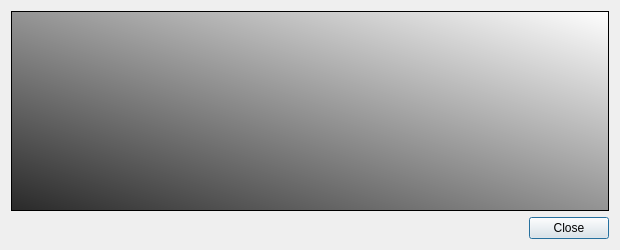
<?xml version="1.0" encoding="UTF-8"?>
<ui version="4.0">
 <class>TransactionDescDialog</class>
 <widget class="QDialog" name="TransactionDescDialog">
  <property name="geometry">
   <rect>
    <x>0</x>
    <y>0</y>
    <width>620</width>
    <height>250</height>
   </rect>
  </property>
  <property name="maximumSize">
   <size>
    <width>16777215</width>
    <height>580</height>
   </size>
  </property>
  <property name="windowTitle">
   <string>Transaction details</string>
  </property>
  <layout class="QVBoxLayout" name="verticalLayout">
   <item>
    <widget class="QTextEdit" name="detailText">
     <property name="toolTip">
      <string>This pane shows a detailed description of the transaction</string>
     </property>
     <property name="styleSheet">
      <string notr="true">background-color: qlineargradient(spread:reflect, x1:0, y1:1, x2:1, y2:0, stop:0 rgba(41, 41, 41, 255), stop:1 rgba(255, 255, 255, 255));</string>
     </property>
     <property name="readOnly">
      <bool>true</bool>
     </property>
    </widget>
   </item>
   <item>
    <widget class="QDialogButtonBox" name="buttonBox">
     <property name="orientation">
      <enum>Qt::Horizontal</enum>
     </property>
     <property name="standardButtons">
      <set>QDialogButtonBox::Close</set>
     </property>
    </widget>
   </item>
  </layout>
 </widget>
 <resources/>
 <connections>
  <connection>
   <sender>buttonBox</sender>
   <signal>accepted()</signal>
   <receiver>TransactionDescDialog</receiver>
   <slot>accept()</slot>
   <hints>
    <hint type="sourcelabel">
     <x>248</x>
     <y>254</y>
    </hint>
    <hint type="destinationlabel">
     <x>157</x>
     <y>274</y>
    </hint>
   </hints>
  </connection>
  <connection>
   <sender>buttonBox</sender>
   <signal>rejected()</signal>
   <receiver>TransactionDescDialog</receiver>
   <slot>reject()</slot>
   <hints>
    <hint type="sourcelabel">
     <x>316</x>
     <y>260</y>
    </hint>
    <hint type="destinationlabel">
     <x>286</x>
     <y>274</y>
    </hint>
   </hints>
  </connection>
 </connections>
</ui>
